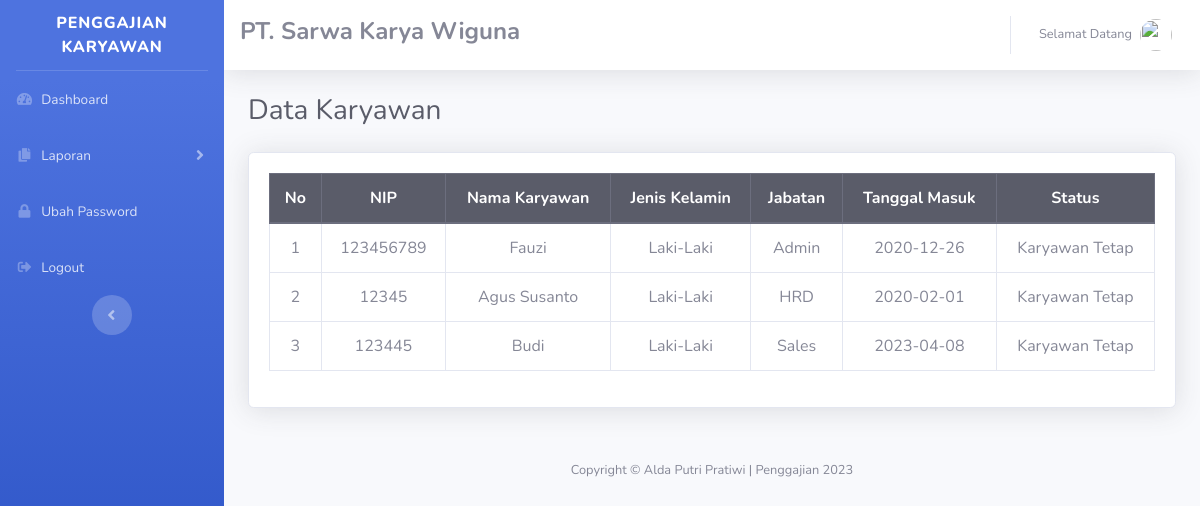
Page /index.php/direktur/data_karyawan on the earlier database version.
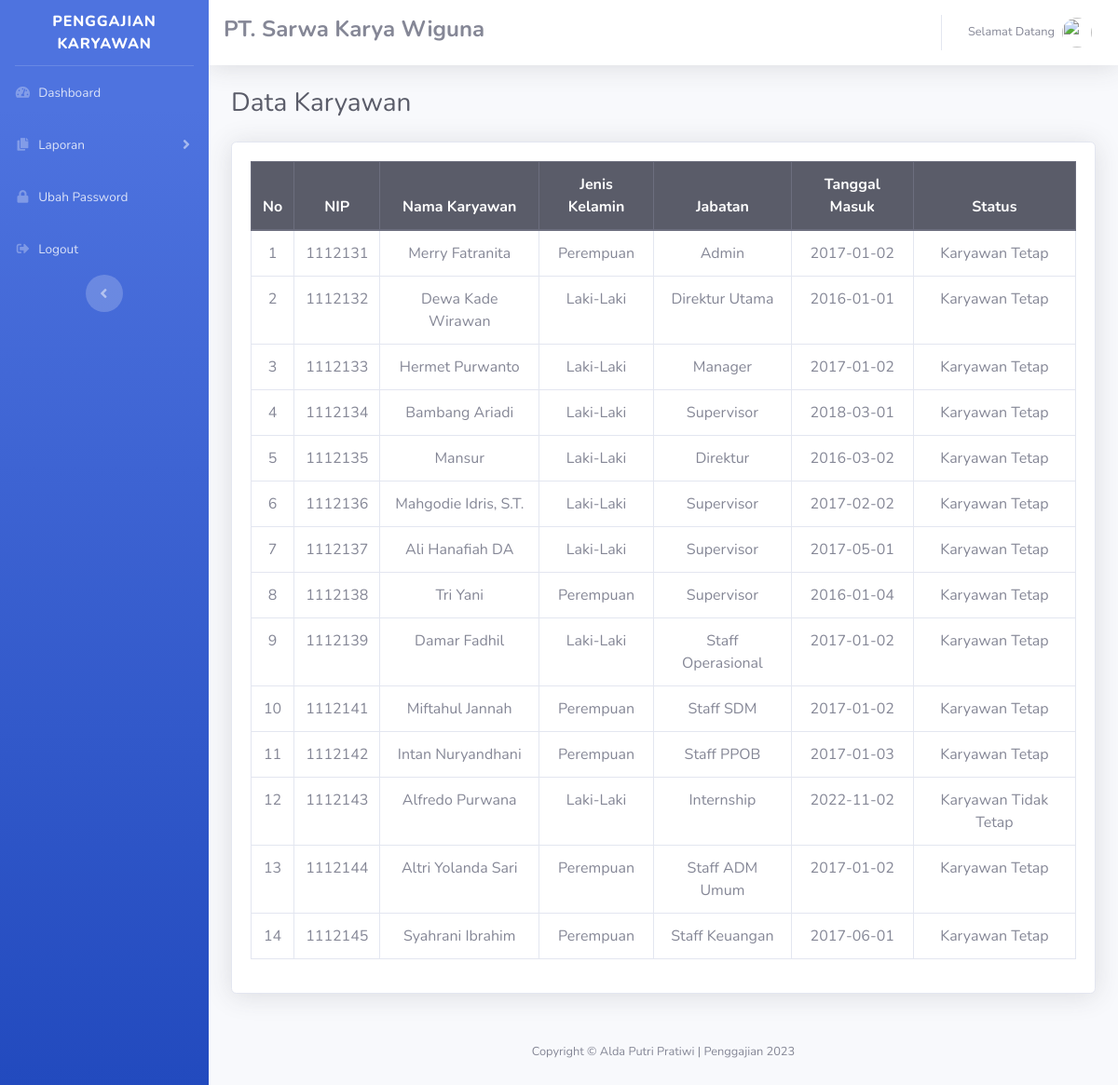
Same page on the later database version.
### tables this page shows
CREATE TABLE `data_karyawan` (
  `id_karyawan` int(11) NOT NULL,
  `nip` varchar(16) NOT NULL,
  `nama_karyawan` varchar(100) NOT NULL,
  `username` varchar(120) NOT NULL,
  `password` varchar(32) NOT NULL,
  `jenis_kelamin` varchar(15) NOT NULL,
  `jabatan` varchar(50) NOT NULL,
  `tanggal_masuk` date NOT NULL,
  `status` varchar(50) NOT NULL,
  `photo` varchar(100) NOT NULL,
  `hak_akses` int(11) NOT NULL
);

### application/controllers/direktur/Data_Karyawan.php (called while the page is built, shortened)
<?php
class Data_Karyawan extends CI_Controller
{
    public function index()
    {
        $data['title'] = "Data Karyawan";
        $data['karyawan'] = $this->ModelPenggajian->get_data('data_karyawan')->result();
        $this->load->view('template_direktur/header', $data);
        $this->load->view('template_direktur/sidebar');
        $this->load->view('direktur/data_karyawan', $data);
        $this->load->view('template_direktur/footer');
    }
}

### index.php (called while the page is built, shortened)
<?php
require_once BASEPATH.'core/CodeIgniter.php';

### application/models/ModelPenggajian.php (called while the page is built, shortened)
<?php
class ModelPenggajian extends CI_model
{
	public function get_data($table)
	{
		return $this->db->get($table);
	}
}

### application/views/direktur/data_karyawan.php (the view)
<div class="container-fluid">
  <div class="d-sm-flex align-items-center justify-content-between mb-4">
    <h1 class="h3 mb-0 text-gray-800"><?php echo $title ?></h1>
  </div>
</div>
<div class="container-fluid">
  <div class="card shadow mb-4">
    <div class="card-body">
      <div class="table-responsive">
        <table class="table table-bordered" id="dataTable" width="100%" cellspacing="0">
          <thead class="thead-dark">
            <tr>
              <th class="text-center">No</th>
              <th class="text-center">NIP</th>
              <th class="text-center">Nama Karyawan</th>
              <th class="text-center">Jenis Kelamin</th>
              <th class="text-center">Jabatan</th>
              <th class="text-center">Tanggal Masuk</th>
              <th class="text-center">Status</th>
            </tr>
          </thead>
          <tbody>
            <?php $no = 1;
            foreach ($karyawan as $p) : ?>
              <tr>
                <td class="text-center"><?php echo $no++ ?></td>
                <td class="text-center"><?php echo $p->nip ?></td>
                <td class="text-center"><?php echo $p->nama_karyawan ?></td>
                <td class="text-center"><?php echo $p->jenis_kelamin ?></td>
                <td class="text-center"><?php echo $p->jabatan ?></td>
                <td class="text-center"><?php echo $p->tanggal_masuk ?></td>
                <td class="text-center"><?php echo $p->status ?></td>
              </tr>
            <?php endforeach; ?>
          </tbody>
        </table>
      </div>
    </div>
  </div>
</div>

Differences in the rows shown:
removed data_karyawan: nip "12345", nama_karyawan "Agus Susanto", jenis_kelamin "Laki-Laki", jabatan "HRD", tanggal_masuk "2020-02-01", status "Karyawan Tetap"
removed data_karyawan: nip "123445", nama_karyawan "Budi", jenis_kelamin "Laki-Laki", jabatan "Sales", tanggal_masuk "2023-04-08", status "Karyawan Tetap"
changed data_karyawan "Admin": nip "123456789" → "1112131"; nama_karyawan "Fauzi" → "Merry Fatranita"; jenis_kelamin "Laki-Laki" → "Perempuan"; tanggal_masuk "2020-12-26" → "2017-01-02"
added data_karyawan: nip "1112132", nama_karyawan "Dewa Kade Wirawan", jenis_kelamin "Laki-Laki", jabatan "Direktur Utama", tanggal_masuk "2016-01-01", status "Karyawan Tetap"
added data_karyawan: nip "1112133", nama_karyawan "Hermet Purwanto", jenis_kelamin "Laki-Laki", jabatan "Manager", tanggal_masuk "2017-01-02", status "Karyawan Tetap"
added data_karyawan: nip "1112134", nama_karyawan "Bambang Ariadi", jenis_kelamin "Laki-Laki", jabatan "Supervisor", tanggal_masuk "2018-03-01", status "Karyawan Tetap"
added data_karyawan: nip "1112135", nama_karyawan "Mansur", jenis_kelamin "Laki-Laki", jabatan "Direktur", tanggal_masuk "2016-03-02", status "Karyawan Tetap"
added data_karyawan: nip "1112136", nama_karyawan "Mahgodie Idris, S.T.", jenis_kelamin "Laki-Laki", jabatan "Supervisor", tanggal_masuk "2017-02-02", status "Karyawan Tetap"
added data_karyawan: nip "1112137", nama_karyawan "Ali Hanafiah DA", jenis_kelamin "Laki-Laki", jabatan "Supervisor", tanggal_masuk "2017-05-01", status "Karyawan Tetap"
added data_karyawan: nip "1112138", nama_karyawan "Tri Yani", jenis_kelamin "Perempuan", jabatan "Supervisor", tanggal_masuk "2016-01-04", status "Karyawan Tetap"
added data_karyawan: nip "1112139", nama_karyawan "Damar Fadhil", jenis_kelamin "Laki-Laki", jabatan "Staff Operasional", tanggal_masuk "2017-01-02", status "Karyawan Tetap"
added data_karyawan: nip "1112141", nama_karyawan "Miftahul Jannah", jenis_kelamin "Perempuan", jabatan "Staff SDM", tanggal_masuk "2017-01-02", status "Karyawan Tetap"
added data_karyawan: nip "1112142", nama_karyawan "Intan Nuryandhani", jenis_kelamin "Perempuan", jabatan "Staff PPOB", tanggal_masuk "2017-01-03", status "Karyawan Tetap"
added data_karyawan: nip "1112143", nama_karyawan "Alfredo Purwana", jenis_kelamin "Laki-Laki", jabatan "Internship", tanggal_masuk "2022-11-02", status "Karyawan Tidak Tetap"
added data_karyawan: nip "1112144", nama_karyawan "Altri Yolanda Sari", jenis_kelamin "Perempuan", jabatan "Staff ADM Umum", tanggal_masuk "2017-01-02", status "Karyawan Tetap"
added data_karyawan: nip "1112145", nama_karyawan "Syahrani Ibrahim", jenis_kelamin "Perempuan", jabatan "Staff Keuangan", tanggal_masuk "2017-06-01", status "Karyawan Tetap"
